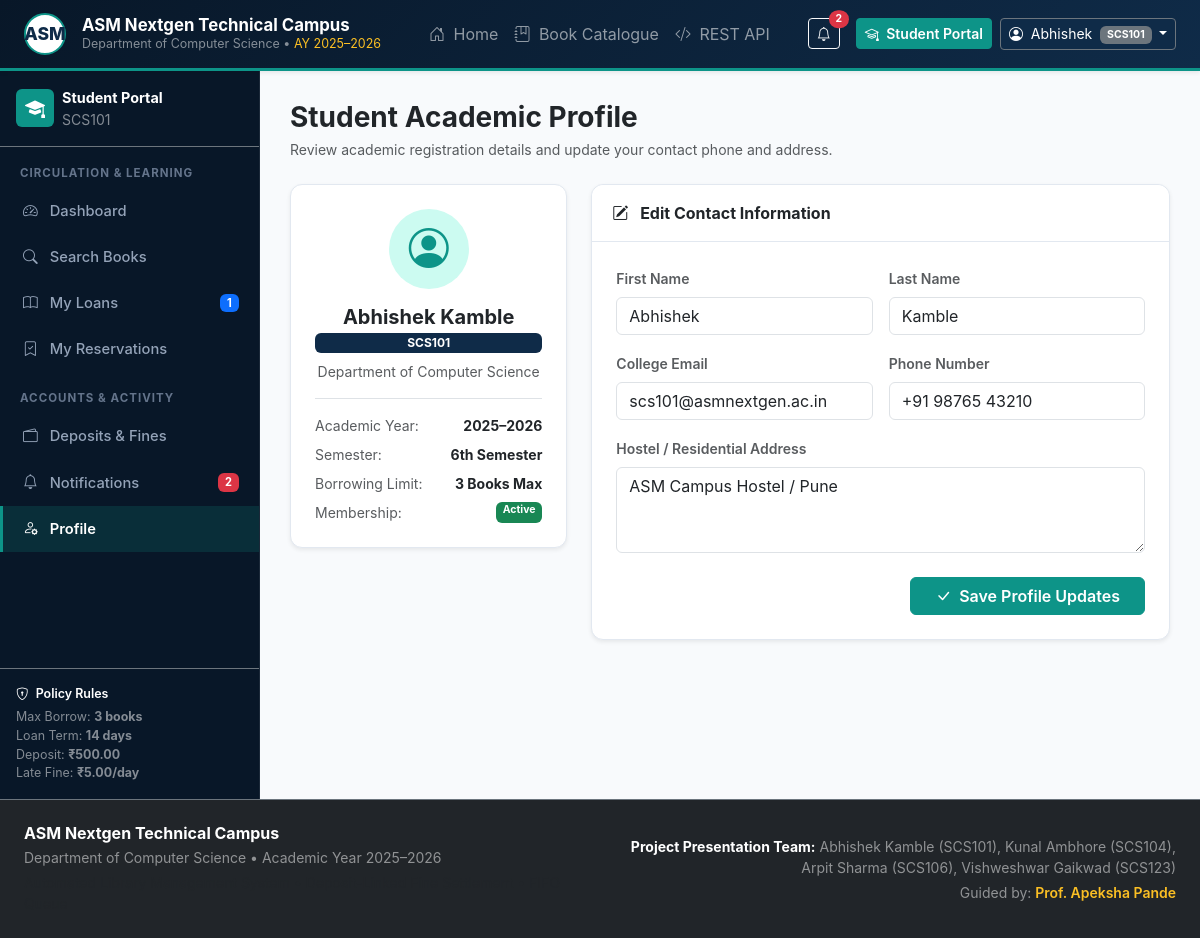
The page /student/profile/ (signed in) on the database its author committed.
### library/models.py (models this page shows, shortened)
class LibrarySettings(models.Model):
    institution_name = models.CharField(max_length=200, default="ASM Nextgen Technical Campus")
    department_name = models.CharField(max_length=200, default="Department of Computer Science")
    academic_year = models.CharField(max_length=50, default="2025–2026")
    loan_period_days = models.PositiveIntegerField(
        default=14,
        help_text="Standard loan duration in calendar days"
    )
    daily_fine_rate = models.DecimalField(
        max_digits=8,
        decimal_places=2,
        default=Decimal("5.00"),
        help_text="Daily overdue penalty in INR (₹)"
    )
    deposit_per_loan = models.DecimalField(
        max_digits=10,
        decimal_places=2,
        default=Decimal("500.00"),
        help_text="Refundable security deposit required per borrowed copy in INR (₹)"
    )
    max_active_loans = models.PositiveIntegerField(
        default=3,
        help_text="Maximum concurrent active loans per student"
    )
    reservation_pickup_hours = models.PositiveIntegerField(
        default=48,
        help_text="Pickup hold period once copy becomes ready for pickup"
    )
    allow_student_registration = models.BooleanField(
        default=True,
        help_text="Allow students to register self-service accounts"
    )
    allow_reserving_available_books = models.BooleanField(
        default=False,
        help_text="Allow reserving titles that currently have available copies on shelf"
    )
    updated_at = models.DateTimeField(auto_now=True)
    @classmethod
    def get_settings(cls):
        obj, _ = cls.objects.get_or_create(pk=1)
        return obj
    class Meta:
        verbose_name = "Library Settings"
        verbose_name_plural = "Library Settings"

class StudentProfile(models.Model):
    user = models.OneToOneField(User, on_delete=models.CASCADE, related_name='student_profile')
    roll_number = models.CharField(max_length=30, unique=True, help_text="e.g. SCS101")
    department = models.CharField(max_length=150, default="Department of Computer Science")
    academic_year = models.CharField(max_length=30, default="2025–2026")
    semester = models.CharField(max_length=50, default="6th Semester")
    phone = models.CharField(max_length=20, blank=True)
    address = models.TextField(blank=True)
    max_books_allowed = models.PositiveIntegerField(default=3)
    is_membership_active = models.BooleanField(default=True)
    created_at = models.DateTimeField(auto_now_add=True)

### library/views.py (the view)
    def wrapper(request, *args, **kwargs):
        if not request.user.is_authenticated:
            return redirect('login')
        if request.user.is_staff or request.user.is_superuser:
            return redirect('librarian_dashboard')
        return view_func(request, *args, **kwargs)

### templates/student/profile.html (shortened to what this page needs)
{% extends 'student/base_student.html' %}
{% block student_content %}
<div class="mb-4">
  <h3 class="fw-bold text-dark mb-1">Student Academic Profile</h3>
  <p class="text-muted small mb-0">Review academic registration details and update your contact phone and address.</p>
</div>
<div class="row g-4">
  <div class="col-lg-4">
    <div class="card card-academic shadow-sm text-center p-4">
      <div class="mx-auto rounded-circle d-flex align-items-center justify-content-center mb-3" style="width: 80px; height: 80px; background-color: var(--teal-light); color: var(--teal-accent);">
        <i class="bi bi-person-circle fs-1"></i>
      </div>
      <h5 class="fw-bold text-dark mb-1">{{ user.get_full_name|default:user.username }}</h5>
      <div class="badge bg-navy px-3 py-1 mb-2" style="background-color: var(--navy-primary);">
        {{ profile.roll_number }}
      </div>
      <p class="small text-muted mb-3">{{ profile.department }}</p>
      <div class="text-start border-top pt-3 small">
        <div class="d-flex justify-content-between mb-2">
          <span class="text-muted">Academic Year:</span>
          <strong>{{ profile.academic_year }}</strong>
        </div>
        <div class="d-flex justify-content-between mb-2">
          <span class="text-muted">Semester:</span>
          <strong>{{ profile.semester }}</strong>
        </div>
        <div class="d-flex justify-content-between mb-2">
          <span class="text-muted">Borrowing Limit:</span>
          <strong>{{ profile.max_books_allowed }} Books Max</strong>
        </div>
        <div class="d-flex justify-content-between">
          <span class="text-muted">Membership:</span>
          {% if profile.is_membership_active %}
            <span class="badge bg-success">Active</span>
          {% else %}
            <span class="badge bg-danger">Suspended</span>
          {% endif %}
        </div>
      </div>
    </div>
  </div>
  <div class="col-lg-8">
    <div class="card card-academic shadow-sm">
      <div class="card-header fw-bold text-dark">
        <i class="bi bi-pencil-square me-2 text-teal"></i> Edit Contact Information
      </div>
      <div class="card-body p-4">
        <form method="POST" action="{% url 'student_profile' %}">
          <div class="row g-3">
            <div class="col-md-6">
              <label class="form-label small fw-semibold text-muted">First Name</label>
              {{ form.first_name }}
            </div>
            <div class="col-md-6">
              <label class="form-label small fw-semibold text-muted">Last Name</label>
              {{ form.last_name }}
            </div>
            <div class="col-md-6">
              <label class="form-label small fw-semibold text-muted">College Email</label>
              {{ form.email }}
            </div>
            <div class="col-md-6">
              <label class="form-label small fw-semibold text-muted">Phone Number</label>
              {{ form.phone }}
            </div>
            <div class="col-12">
              <label class="form-label small fw-semibold text-muted">Hostel / Residential Address</label>
              {{ form.address }}
            </div>
          </div>
          <div class="mt-4 text-end">
            <button type="submit" class="btn btn-teal px-4 fw-semibold">
              <i class="bi bi-check-lg me-1"></i> Save Profile Updates
            </button>
          </div>
        </form>
      </div>
    </div>
  </div>
</div>
{% endblock %}

### templates/student/base_student.html
{% extends 'base.html' %}
{% block content_wrapper %}
<div class="dashboard-wrapper">
  <aside class="dashboard-sidebar no-print">
    <div class="p-3 border-bottom border-secondary d-flex align-items-center gap-2">
      <div class="bg-teal text-white rounded p-2 d-flex align-items-center justify-content-center" style="width: 38px; height: 38px; background-color: var(--teal-accent);">
        <i class="bi bi-mortarboard-fill fs-5"></i>
      </div>
      <div>
        <div class="fw-bold text-white" style="font-size: 0.9rem;">Student Portal</div>
        <div class="text-white-50 small">{{ user.student_profile.roll_number|default:user.username }}</div>
      </div>
    </div>
    <div class="nav-section-title">Circulation & Learning</div>
    <ul class="nav flex-column mb-auto">
      <li class="nav-item">
        <a class="nav-link {% if request.resolver_match.url_name == 'student_dashboard' %}active{% endif %}" href="{% url 'student_dashboard' %}">
          <i class="bi bi-speedometer2"></i> Dashboard
        </a>
      </li>
      <li class="nav-item">
        <a class="nav-link {% if request.resolver_match.url_name == 'catalogue' %}active{% endif %}" href="{% url 'catalogue' %}">
          <i class="bi bi-search"></i> Search Books
        </a>
      </li>
      <li class="nav-item">
        <a class="nav-link {% if request.resolver_match.url_name == 'student_loans' %}active{% endif %}" href="{% url 'student_loans' %}">
          <i class="bi bi-book"></i> My Loans
          {% if user_active_loans_count > 0 %}
            <span class="badge bg-primary ms-auto">{{ user_active_loans_count }}</span>
          {% endif %}
        </a>
      </li>
      <li class="nav-item">
        <a class="nav-link {% if request.resolver_match.url_name == 'student_reservations' %}active{% endif %}" href="{% url 'student_reservations' %}">
          <i class="bi bi-bookmark-check"></i> My Reservations
        </a>
      </li>
      <div class="nav-section-title">Accounts & Activity</div>
      <li class="nav-item">
        <a class="nav-link {% if request.resolver_match.url_name == 'student_fines_deposits' %}active{% endif %}" href="{% url 'student_fines_deposits' %}">
          <i class="bi bi-wallet2"></i> Deposits & Fines
        </a>
      </li>
      <li class="nav-item">
        <a class="nav-link {% if request.resolver_match.url_name == 'student_notifications' %}active{% endif %}" href="{% url 'student_notifications' %}">
          <i class="bi bi-bell"></i> Notifications
          {% if unread_notifications_count > 0 %}
            <span class="badge bg-danger ms-auto">{{ unread_notifications_count }}</span>
          {% endif %}
        </a>
      </li>
      <li class="nav-item">
        <a class="nav-link {% if request.resolver_match.url_name == 'student_profile' %}active{% endif %}" href="{% url 'student_profile' %}">
          <i class="bi bi-person-gear"></i> Profile
        </a>
      </li>
    </ul>
    <div class="p-3 mt-auto border-top border-secondary text-white-50" style="font-size: 0.78rem;">
      <div class="text-white fw-semibold mb-1"><i class="bi bi-shield-lock me-1"></i> Policy Rules</div>
      <div>Max Borrow: <strong>{{ library_settings.max_active_loans }} books</strong></div>
      <div>Loan Term: <strong>{{ library_settings.loan_period_days }} days</strong></div>
      <div>Deposit: <strong>₹{{ library_settings.deposit_per_loan }}</strong></div>
      <div>Late Fine: <strong>₹{{ library_settings.daily_fine_rate }}/day</strong></div>
    </div>
  </aside>
  <main class="dashboard-content">
    {% block student_content %}{% endblock %}
  </main>
</div>
{% endblock %}

### templates/base.html (shortened to what this page needs)
{% load static %}
<!DOCTYPE html>
<html lang="en">
<head>
  <link href="https://cdn.jsdelivr.net/npm/bootstrap@5.3.3/dist/css/bootstrap.min.css" rel="stylesheet">
  <link rel="stylesheet" href="https://cdn.jsdelivr.net/npm/bootstrap-icons@1.11.3/font/bootstrap-icons.min.css">
  <link rel="stylesheet" href="{% static 'css/custom.css' %}">
</head>
<body>
  <nav class="navbar navbar-expand-lg navbar-dark navbar-custom py-2 sticky-top shadow-sm">
    <div class="container-fluid px-lg-4">
      <a class="navbar-brand d-flex align-items-center gap-3" href="{% url 'home' %}">
        <div class="d-flex align-items-center justify-content-center bg-white text-primary rounded-circle" style="width: 42px; height: 42px; font-weight: 800; font-size: 1.1rem; color: #0f2b48 !important; border: 2px solid #0d9488;">
          ASM
        </div>
        <div>
          <div class="fw-bold tracking-tight text-white mb-0" style="font-size: 1.05rem; line-height: 1.2;">
            {{ INSTITUTION_NAME }}
          </div>
          <div class="text-white-50" style="font-size: 0.78rem;">
            {{ DEPARTMENT_NAME }} &bull; <span class="accent-gold-text">AY {{ ACADEMIC_YEAR }}</span>
          </div>
        </div>
      </a>
      <div class="collapse navbar-collapse" id="navbarMain">
        <ul class="navbar-nav me-auto mb-2 mb-lg-0 ms-lg-4">
          <li class="nav-item">
            <a class="nav-link {% if request.resolver_match.url_name == 'home' %}active fw-semibold{% endif %}" href="{% url 'home' %}">
              <i class="bi bi-house-door me-1"></i> Home
            </a>
          </li>
          <li class="nav-item">
            <a class="nav-link {% if request.resolver_match.url_name == 'catalogue' %}active fw-semibold{% endif %}" href="{% url 'catalogue' %}">
              <i class="bi bi-journal-bookmark me-1"></i> Book Catalogue
            </a>
          </li>
          <li class="nav-item">
            <a class="nav-link {% if request.resolver_match.url_name == 'api_docs' %}active fw-semibold{% endif %}" href="{% url 'api_docs' %}">
              <i class="bi bi-code-slash me-1"></i> REST API
            </a>
          </li>
        </ul>
        <div class="d-flex align-items-center gap-2">
          {% if user.is_authenticated %}
            <a href="{% if is_librarian %}{% url 'librarian_dashboard' %}{% else %}{% url 'student_notifications' %}{% endif %}" class="btn btn-outline-light position-relative btn-sm me-2" title="Notifications">
              <i class="bi bi-bell"></i>
              {% if unread_notifications_count > 0 %}
                <span class="position-absolute top-0 start-100 translate-middle badge rounded-pill bg-danger" style="font-size: 0.65rem;">
                  {{ unread_notifications_count }}
                </span>
              {% endif %}
            </a>
            <a href="{% url 'dashboard_redirect' %}" class="btn btn-teal btn-sm fw-semibold">
              {% if is_librarian %}
                <i class="bi bi-speedometer2 me-1"></i> Librarian Portal
              {% else %}
                <i class="bi bi-mortarboard me-1"></i> Student Portal
              {% endif %}
            </a>
            <div class="dropdown">
              <button class="btn btn-navy border-secondary text-white dropdown-toggle btn-sm" type="button" data-bs-toggle="dropdown">
                <i class="bi bi-person-circle me-1"></i>
                {{ user.first_name|default:user.username }}
                {% if student_profile %}
                  <span class="badge bg-secondary ms-1">{{ student_profile.roll_number }}</span>
                {% elif is_librarian %}
                  <span class="badge bg-warning text-dark ms-1">Admin</span>
                {% endif %}
              </button>
            </div>
          {% endif %}
        </div>
      </div>
    </div>
  </nav>
  {% block content_wrapper %}{% endblock %}
  <footer class="bg-dark text-white-50 py-4 mt-auto border-top border-secondary no-print">
    <div class="container-fluid px-lg-4">
      <div class="row gy-3 align-items-center">
        <div class="col-md-6">
          <h6 class="text-white mb-1 fw-bold">{{ INSTITUTION_NAME }}</h6>
          <p class="small mb-1">{{ DEPARTMENT_NAME }} &bull; Academic Year {{ ACADEMIC_YEAR }}</p>
          <p class="small mb-0 text-muted">
          </p>
        </div>
        <div class="col-md-6 text-md-end">
          <div class="small text-white-50 mb-1">
            <strong class="text-white">Project Presentation Team:</strong> Abhishek Kamble (SCS101), Kunal Ambhore (SCS104), Arpit Sharma (SCS106), Vishweshwar Gaikwad (SCS123)
          </div>
          <div class="small">
            Guided by: <span class="accent-gold-text fw-semibold">Prof. Apeksha Pande</span>
          </div>
        </div>
      </div>
    </div>
  </footer>
</body>
</html>

### rows shown on the page
LibrarySettings: institution_name "ASM Nextgen Technical Campus", max_active_loans "3", loan_period_days "14", deposit_per_loan "500.00", daily_fine_rate "5.00"
StudentProfile: roll_number "SCS101", department "Department of Computer Science", academic_year "2025–2026", semester "6th Semester", max_books_allowed "3", phone "+91 98765 43210", address "ASM Campus Hostel / Pune"

### other values the page prints
{{ DEPARTMENT_NAME }} "Department of Computer Science"
{{ ACADEMIC_YEAR }} "2025–2026"
{{ unread_notifications_count }} "2"
{{ user.first_name|default:user.username }} "Abhishek"
{{ user.student_profile.roll_number|default:user.username }} "SCS101"
{{ user_active_loans_count }} "1"
{{ user.get_full_name|default:user.username }} "Abhishek Kamble"
